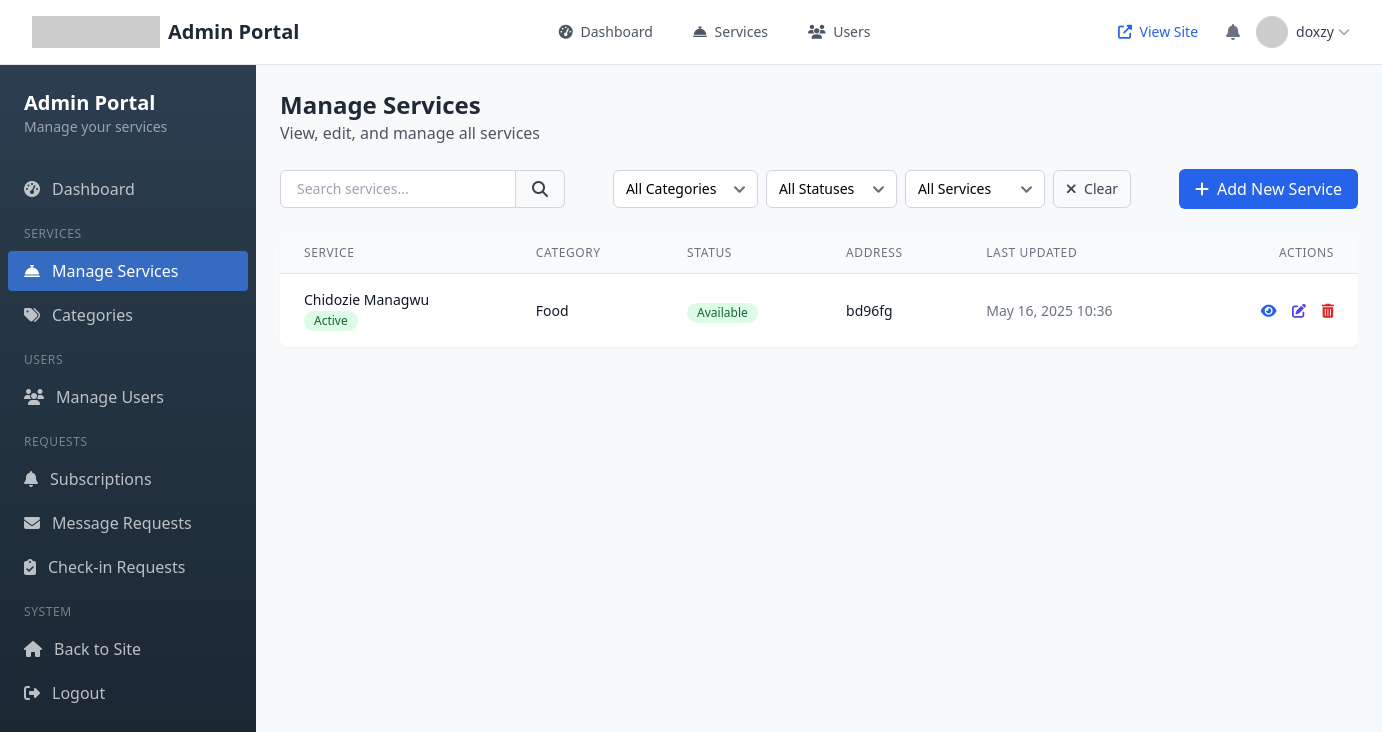
/admin-portal/services/ (signed in), run on an earlier commit of the app's database.
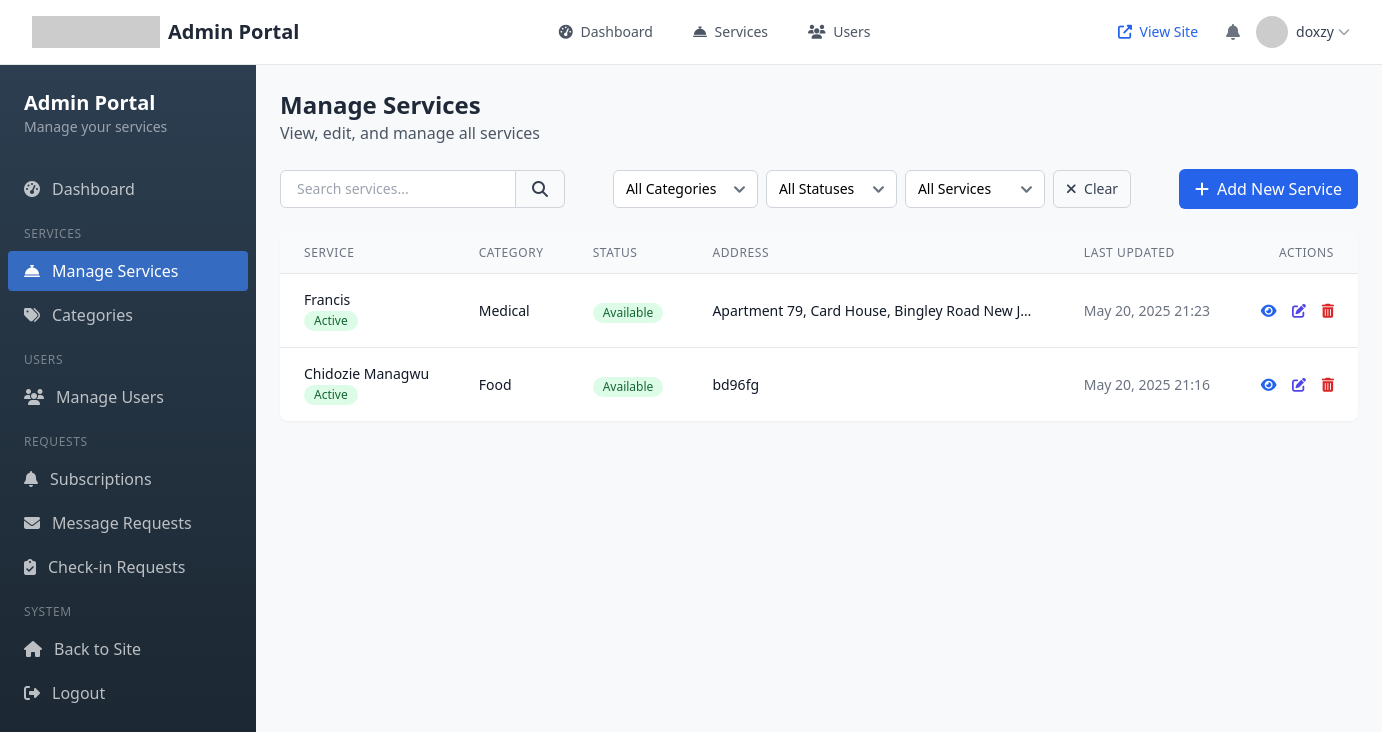
And on a later commit of the database.
### core/models.py (models this page shows, shortened)
class Service(models.Model):
    name = models.CharField(max_length=255)
    slug = models.SlugField(unique=True, blank=True)
    description = models.TextField()
    short_description = models.TextField(max_length=500)
    address = models.CharField(max_length=255)
    latitude = models.FloatField()
    longitude = models.FloatField()
    phone = models.CharField(max_length=20, blank=True)
    email = models.EmailField(blank=True)
    website = models.URLField(blank=True)
    is_active = models.BooleanField(default=True)
    STATUS_AVAILABLE = 'available'
    STATUS_LIMITED = 'limited'
    STATUS_UNAVAILABLE = 'unavailable'
    STATUS_CHOICES = [
        (STATUS_AVAILABLE, 'Available'),
        (STATUS_LIMITED, 'Limited Availability'),
        (STATUS_UNAVAILABLE, 'Unavailable'),
    ]
    status = models.CharField(
        max_length=20,
        choices=STATUS_CHOICES,
        default=STATUS_AVAILABLE
    )
    category = models.ForeignKey(ServiceCategory, on_delete=models.PROTECT, related_name='services')
    demographic_tags = models.ManyToManyField(DemographicTag, blank=True, related_name='services')
    created_at = models.DateTimeField(auto_now_add=True)
    updated_at = models.DateTimeField(auto_now=True)
    is_verified = models.BooleanField(default=False)
    is_featured = models.BooleanField(default=False)
    opening_hours = models.CharField(max_length=255, blank=True)
    last_verified_date = models.DateTimeField(null=True, blank=True)
    verified_by = models.ForeignKey(User, on_delete=models.SET_NULL, null=True, blank=True, related_name='verified_services')
    notes = models.TextField(blank=True, help_text="Admin notes about this service")
    class Meta:
        ordering = ['-is_featured', 'name']

class ServiceCategory(models.Model):
    name = models.CharField(max_length=100)
    slug = models.SlugField(unique=True, blank=True)
    description = models.TextField(blank=True)
    icon = models.CharField(max_length=50, blank=True, help_text="FontAwesome icon class (e.g., fa-home)")
    priority = models.IntegerField(default=0)
    is_active = models.BooleanField(default=True)
    is_featured = models.BooleanField(default=False)
    color_code = models.CharField(max_length=20, blank=True, help_text="Color code for map markers (e.g., #FF5733)")
    class Meta:
        verbose_name_plural = 'Service Categories'
        ordering = ['priority', 'name']

### core/views/admin_views.py (the view)
# urls.py: path('admin-portal/services/', AdminServiceListView.as_view(), name='admin_service_list'),
class AdminServiceListView(AdminRequiredMixin, ListView):
    model = Service
    template_name = 'admin/service_list.html'
    context_object_name = 'services'
    paginate_by = 20
    def get_queryset(self):
        queryset = Service.objects.all().order_by('-updated_at')
        category_id = self.request.GET.get('category')
        if category_id:
            queryset = queryset.filter(category_id=category_id)
        status = self.request.GET.get('status')
        if status:
            queryset = queryset.filter(status=status)
        is_active = self.request.GET.get('is_active')
        if is_active:
            is_active = is_active == 'true'
            queryset = queryset.filter(is_active=is_active)
        search = self.request.GET.get('search')
        if search:
            queryset = queryset.filter(
                name__icontains=search
            ) | queryset.filter(
                address__icontains=search
            )
        return queryset
    def get_context_data(self, **kwargs):
        context = super().get_context_data(**kwargs)
        context['categories'] = Category.objects.all()
        context['current_category'] = self.request.GET.get('category', '')
        context['current_status'] = self.request.GET.get('status', '')
        context['current_is_active'] = self.request.GET.get('is_active', '')
        context['current_search'] = self.request.GET.get('search', '')
        return context

### core/views/admin_views.py (called while the page is built)
    def test_func(self):
        return self.request.user.is_staff or self.request.user.is_superuser

### templates/admin/service_list.html (shortened to what the changed rows need)
{% extends 'admin/base.html' %}
{% load static %}
{% block admin_title %}Manage Services{% endblock %}
{% block admin_content %}
<div class="bg-white rounded-lg shadow-sm overflow-hidden">
    <div class="table-responsive">
        <table class="admin-table min-w-full divide-y divide-gray-200">
            <thead class="bg-gray-50">
                <tr>
                    <th scope="col" class="px-6 py-3 text-left text-xs font-medium text-gray-500 uppercase tracking-wider">
                        Service
                    </th>
                    <th scope="col" class="px-6 py-3 text-left text-xs font-medium text-gray-500 uppercase tracking-wider">
                        Category
                    </th>
                    <th scope="col" class="px-6 py-3 text-left text-xs font-medium text-gray-500 uppercase tracking-wider">
                        Status
                    </th>
                    <th scope="col" class="px-6 py-3 text-left text-xs font-medium text-gray-500 uppercase tracking-wider">
                        Address
                    </th>
                    <th scope="col" class="px-6 py-3 text-left text-xs font-medium text-gray-500 uppercase tracking-wider">
                        Last Updated
                    </th>
                    <th scope="col" class="px-6 py-3 text-right text-xs font-medium text-gray-500 uppercase tracking-wider">
                        Actions
                    </th>
                </tr>
            </thead>
            <tbody class="bg-white divide-y divide-gray-200">
                {% for service in services %}
                    <tr>
                        <td class="px-6 py-4 whitespace-nowrap">
                            <div class="flex items-center">
                                <div>
                                    <div class="text-sm font-medium text-gray-900">
                                        {{ service.name }}
                                    </div>
                                    <div class="text-sm text-gray-500">
                                        {% if service.is_active %}
                                            <span class="inline-flex items-center px-2.5 py-0.5 rounded-full text-xs font-medium bg-green-100 text-green-800">
                                                Active
                                            </span>
                                        {% else %}
                                            <span class="inline-flex items-center px-2.5 py-0.5 rounded-full text-xs font-medium bg-gray-100 text-gray-800">
                                                Inactive
                                            </span>
                                        {% endif %}
                                    </div>
                                </div>
                            </div>
                        </td>
                        <td class="px-6 py-4 whitespace-nowrap">
                            <div class="text-sm text-gray-900">{{ service.category.name }}</div>
                        </td>
                        <td class="px-6 py-4 whitespace-nowrap">
                            <span class="inline-flex items-center px-2.5 py-0.5 rounded-full text-xs font-medium
                                {% if service.status == 'available' %}
                                    bg-green-100 text-green-800
                                {% elif service.status == 'limited' %}
                                    bg-yellow-100 text-yellow-800
                                {% elif service.status == 'unavailable' %}
                                    bg-red-100 text-red-800
                                {% endif %}">
                                {{ service.get_status_display }}
                            </span>
                        </td>
                        <td class="px-6 py-4">
                            <div class="text-sm text-gray-900 truncate max-w-xs">{{ service.address }}</div>
                        </td>
                        <td class="px-6 py-4 whitespace-nowrap text-sm text-gray-500">
                            {{ service.updated_at|date:"M d, Y H:i" }}
                        </td>
                        <td class="px-6 py-4 whitespace-nowrap text-right text-sm font-medium">
                            <a href="{% url 'service_detail' service.slug %}" class="text-blue-600 hover:text-blue-900 mr-3" target="_blank">
                                <i class="fas fa-eye"></i>
                            </a>
                            <a href="{% url 'admin_service_update' service.slug %}" class="text-indigo-600 hover:text-indigo-900 mr-3">
                                <i class="fas fa-edit"></i>
                            </a>
                            <a href="{% url 'admin_service_delete' service.slug %}" class="text-red-600 hover:text-red-900">
                                <i class="fas fa-trash-alt"></i>
                            </a>
                        </td>
                    </tr>
                {% empty %}
                    <tr>
                        <td colspan="6" class="px-6 py-4 text-center text-gray-500">
                            No services found. <a href="{% url 'admin_service_create' %}" class="text-blue-600 hover:text-blue-900">Add a new service</a>.
                        </td>
                    </tr>
                {% endfor %}
            </tbody>
        </table>
    </div>
</div>
{% endblock %}

What changed in the data, as far as the page shows it:
added Service: name "Francis", is_active "Active", category.name "Medical", status "Available", address "Apartment 79, Card House, Bingley Road New J…", updated_at "May 20, 2025 21:23"
changed Service "Chidozie Managwu": updated_at "May 16, 2025 10:36" → "May 20, 2025 21:16"
